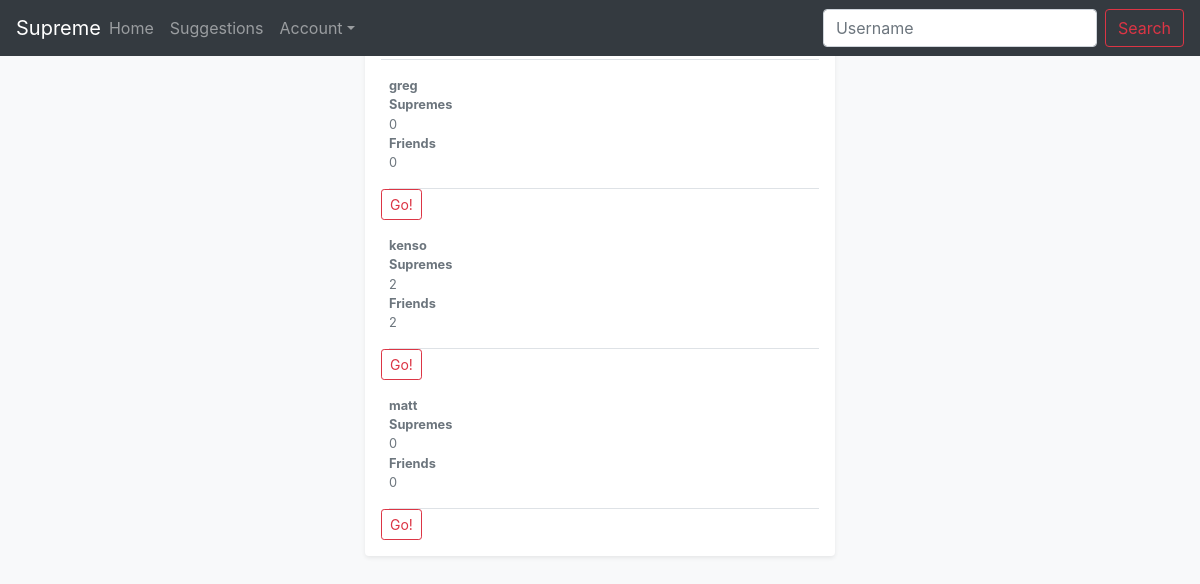
Screenshot of /suggestion (signed in) with the database file from the repository.
### tables this page shows
CREATE TABLE users(
                pk INTEGER PRIMARY KEY AUTOINCREMENT
            , user_id VARCHAR, password VARCHAR, num_tweet INTEGER);

### src/controller/public.py (the view, shortened to what this page needs)
@controller.route('/suggestion',methods=['GET','POST'])
def suggestion():
    if request.method == 'GET':
        a = model.suggest_friend()
        b = []
        c = []
        y = model.find_all_friend(session['user_id'])
        for _ in y:
            c.append(_[1])
        for x in a:
            if session['user_id'] != x[0]:
                if x[0] not in c:
                    num_tweet = model.find_num_tweet(x[0])
                    num_friend = len(model.find_all_friend(x[0]))
                    alllist = [x[0],num_tweet,num_friend]
                    b.append(alllist)
        return render_template('authorized/suggestion.html', suggestions=b)

### src/mappers/sqlite.py (called while the page is built)
    def __enter__(self):
        return self

    def __exit__(self,exception_type,exception_value,exception_traceback):
        if self.connection:
            if self.cursor:
                self.cursor.close()
            self.connection.commit()
            self.connection.close()

    def find_num_tweet(self,_user_id):
        self.cursor.execute(
            '''SELECT num_tweet FROM users
                WHERE user_id = '{user_id}';
            '''.format(
                user_id=_user_id
            )
        )
        num_tweet = self.cursor.fetchone()[0]
        return num_tweet

    def find_all_friend(self,_user_id):
        self.cursor.execute(
            '''SELECT * From {user_id};
            '''.format(
                user_id=_user_id
            )
        )
        num_friend = self.cursor.fetchall()
        return num_friend

    def sug_friend(self):
        self.cursor.execute(
            '''SELECT user_id FROM users;
            '''
        )
        sug_fri = self.cursor.fetchall()
        return sug_fri

### src/models/model.py (called while the page is built)
def find_num_tweet(user_id):
    with Database(database) as db:
        return db.find_num_tweet(user_id)

def suggest_friend():
    with Database(database) as db:
        return db.sug_friend()

def find_all_friend(user_id):
    with Database(database) as db:
        return db.find_all_friend(user_id)

### src/templates/authorized/suggestion.html (shortened to what this page needs)
{% extends 'structure1.html' %}
{% block viewport %}
      <main role="main" class="container ml-6 col-lg-5">
        <div class="my-3 p-3 bg-white rounded shadow-sm">
          <h6 class="border-bottom border-gray pb-2 mb-0">List of Supremer
          </h6>
            {% for name,num_tweet,num_friend in suggestions %}
                <div class="media text-muted pt-3">
                    <p class="media-body pb-3 mb-0 small lh-125 border-bottom border-gray">
                        <strong class="d-block text-gray-dark">{{ name }}</strong>
                        <strong class="d-block text-gray-dark">Supremes</strong>
                        {{ num_tweet }}
                        <strong class="d-block text-gray-dark">Friends</strong>
                        {{ num_friend }}
                    </p>
                </div>
                <form action='/suggestion' class="form-inline my-0 my-lg-0", method='POST'>
                    <button class="btn btn-outline-danger btn-sm" type="submit">Go!</button>
                </form>
            {% endfor %}
        </div>
      </main>
{% endblock viewport %}

### rows the page displays
users: user "greg", num_tweet "0"
users: user "kenso", num_tweet "2"
users: user "matt", num_tweet "0"
